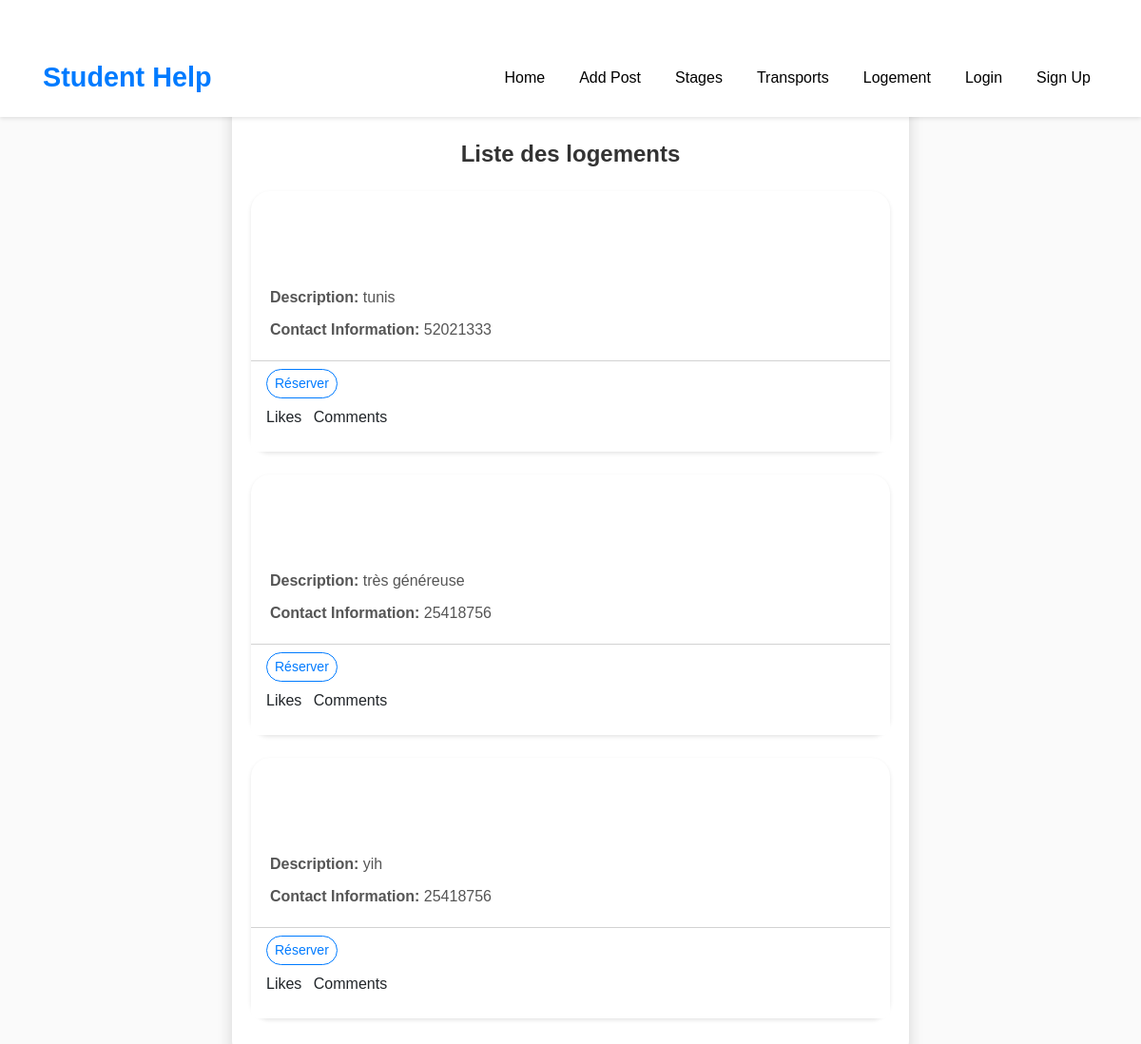
The app's page /logements with its own data.
### student/models.py (models this page shows, shortened)
class Logement(models.Model):
    localisation = models.CharField(max_length=200)
    description = models.CharField(max_length=500)
    contactInfo = models.CharField(max_length=200)

### student/views.py (the view)
# urls.py: path('logements', LogementListView.as_view(), name='logement_list'),
class LogementListView(ListView):
    model = Logement
    template_name = 'student/logement_list.html'
    context_object_name = 'logements'
    paginate_by = 10
    def get_queryset(self):
        return Logement.objects.all()

### student/templates/student/logement_list.html (shortened to what this page needs)
{% extends 'base.html' %}
{% block content %}
<div class="container mt-5">
    <div class="row justify-content-center">
        <div class="col-md-8">
            <div class="card shadow">
                <div class="card-body">
                    <h1 class="card-title mb-4 text-center fw-bold">Liste des logements</h1>
                    {% for logement in object_list %}
                    <div class="card mb-4">
                        <div class="card-body">
                            <p class="card-text"><strong>Description:</strong> {{ logement.description }}</p>
                            <p class="card-text"><strong>Contact Information:</strong> {{ logement.contactInfo }}</p>
                        </div>
                        <div class="card-footer bg-white">
                            <div class="d-flex justify-content-between align-items-center">
                                <div class="btn-group">
                                    <button type="button" class="btn btn-sm btn-outline-primary">Réserver</button>
                                </div>
                            </div>
                            <ul class="list-inline mt-2">
                                <li class="list-inline-item"><a href="#" class="text-decoration-none text-dark">Likes</a></li>
                                <li class="list-inline-item"><a href="#" class="text-decoration-none text-dark">Comments</a></li>
                            </ul>
                        </div>
                    </div>
                    {% empty %}
                    <p class="text-center">Aucun logement trouvé.</p>
                    {% endfor %}
                </div>
            </div>
        </div>
    </div>
</div>
{% endblock %}

### templates/base.html (style rules this page uses)
body { font-family: Arial, sans-serif; background-color: #fafafa; margin: 0; padding: 0; }
.container { margin-top: 80px; padding: 0 15px; }
.card { border: none; border-radius: 10px; box-shadow: 0px 2px 4px rgba(0, 0, 0, 0.1); margin-bottom: 20px; transition: transform 0.3s ease, box-shadow 0.3s ease; background-color: #ffffff; }
.card-title { color: #000000; font-size: 1.2rem; margin-bottom: 10px; }
.card-text { color: #6c757d; }

### student/templates/student/logement_list.html (style rules this page uses)
.container { margin-top: 40px; }
.card { border-radius: 20px; box-shadow: 0 2px 4px rgba(0, 0, 0, 0.1); transition: transform 0.3s ease, box-shadow 0.3s ease; }
.card-title { font-size: 1.5rem; font-weight: bold; color: #333; margin-bottom: 30px; text-align: center; }
.card-body { padding: 20px; padding-top: 100px; }
.card-text { font-size: 1rem; color: #555; margin-bottom: 10px; }
.btn-outline-primary { color: #007bff; border-color: #007bff; border-radius: 25px; transition: all 0.3s ease; margin-right: 10px; }
.list-inline-item { margin-right: 10px; }

### records on screen
Logement: description "tunis", contactInfo "52021333"
Logement: description "très généreuse", contactInfo "25418756"
Logement: description "yih", contactInfo "25418756"
